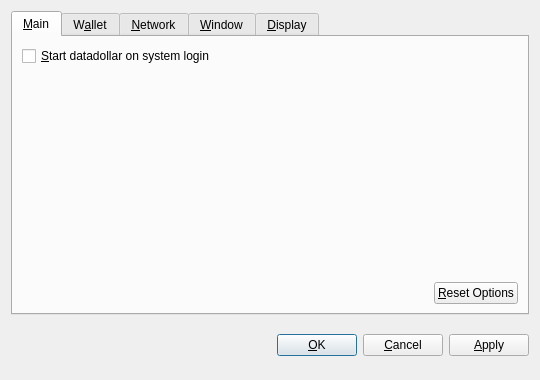
<?xml version="1.0" encoding="UTF-8"?>
<ui version="4.0">
 <class>OptionsDialog</class>
 <widget class="QDialog" name="OptionsDialog">
  <property name="geometry">
   <rect>
    <x>0</x>
    <y>0</y>
    <width>540</width>
    <height>380</height>
   </rect>
  </property>
  <property name="windowTitle">
   <string>Options</string>
  </property>
  <property name="modal">
   <bool>true</bool>
  </property>
  <layout class="QVBoxLayout" name="verticalLayout">
   <item>
    <widget class="QTabWidget" name="tabWidget">
     <property name="tabPosition">
      <enum>QTabWidget::North</enum>
     </property>
     <property name="currentIndex">
      <number>0</number>
     </property>
     <widget class="QWidget" name="tabMain">
      <attribute name="title">
       <string>&amp;Main</string>
      </attribute>
      <layout class="QVBoxLayout" name="verticalLayout_Main">
       <item>
        <widget class="QCheckBox" name="bitcoinAtStartup">
         <property name="toolTip">
          <string>Automatically start datadollar after logging in to the system.</string>
         </property>
         <property name="text">
          <string>&amp;Start datadollar on system login</string>
         </property>
        </widget>
       </item>
       <item>
        <spacer name="verticalSpacer_Main">
         <property name="orientation">
          <enum>Qt::Vertical</enum>
         </property>
         <property name="sizeHint" stdset="0">
          <size>
           <width>20</width>
           <height>40</height>
          </size>
         </property>
        </spacer>
       </item>
       <item>
        <layout class="QHBoxLayout" name="horizontalLayout_2_Main">
         <item>
          <spacer name="horizontalSpacer_2_Main">
           <property name="orientation">
            <enum>Qt::Horizontal</enum>
           </property>
           <property name="sizeHint" stdset="0">
            <size>
             <width>40</width>
             <height>20</height>
            </size>
           </property>
          </spacer>
         </item>
         <item>
          <widget class="QPushButton" name="resetButton">
           <property name="toolTip">
            <string>Reset all client options to default.</string>
           </property>
           <property name="text">
            <string>&amp;Reset Options</string>
           </property>
           <property name="autoDefault">
            <bool>false</bool>
           </property>
          </widget>
         </item>
        </layout>
       </item>
      </layout>
     </widget>
     <widget class="QWidget" name="tabWallet">
      <attribute name="title">
       <string>W&amp;allet</string>
      </attribute>
      <layout class="QVBoxLayout" name="verticalLayout_Network">
       <item>
        <widget class="QLabel" name="transactionFeeInfoLabel">
         <property name="text">
          <string>Optional transaction fee per kB that helps make sure your transactions are processed quickly. Most transactions are 1 kB.</string>
         </property>
         <property name="textFormat">
          <enum>Qt::PlainText</enum>
         </property>
         <property name="wordWrap">
          <bool>true</bool>
         </property>
        </widget>
       </item>
       <item>
        <layout class="QHBoxLayout" name="horizontalLayout_1_Main">
         <item>
          <widget class="QLabel" name="transactionFeeLabel">
           <property name="text">
            <string>Pay transaction &amp;fee</string>
           </property>
           <property name="textFormat">
            <enum>Qt::PlainText</enum>
           </property>
           <property name="buddy">
            <cstring>transactionFee</cstring>
           </property>
          </widget>
         </item>
         <item>
          <widget class="BitcoinAmountField" name="transactionFee"/>
         </item>
         <item>
          <spacer name="horizontalSpacer_1_Main">
           <property name="orientation">
            <enum>Qt::Horizontal</enum>
           </property>
           <property name="sizeHint" stdset="0">
            <size>
             <width>40</width>
             <height>20</height>
            </size>
           </property>
          </spacer>
         </item>
        </layout>
       </item>
       <item>
        <widget class="QLabel" name="label">
         <property name="text">
          <string>If you disable the spending of unconfirmed change, the change from a transaction cannot be used until that transaction has at least one confirmation. This also affects how your balance is computed.</string>
         </property>
         <property name="wordWrap">
          <bool>true</bool>
         </property>
        </widget>
       </item>
       <item>
        <widget class="QCheckBox" name="spendZeroConfChange">
         <property name="text">
          <string>Spend unconfirmed change  (experts only)</string>
         </property>
        </widget>
       </item>
       <item>
        <spacer name="verticalSpacer">
         <property name="orientation">
          <enum>Qt::Vertical</enum>
         </property>
         <property name="sizeHint" stdset="0">
          <size>
           <width>20</width>
           <height>40</height>
          </size>
         </property>
        </spacer>
       </item>
      </layout>
     </widget>
     <widget class="QWidget" name="tabNetwork">
      <attribute name="title">
       <string>&amp;Network</string>
      </attribute>
      <layout class="QVBoxLayout" name="verticalLayout_Network">
       <item>
        <widget class="QCheckBox" name="mapPortUpnp">
         <property name="toolTip">
          <string>Automatically open the datadollar client port on the router. This only works when your router supports UPnP and it is enabled.</string>
         </property>
         <property name="text">
          <string>Map port using &amp;UPnP</string>
         </property>
        </widget>
       </item>
       <item>
        <widget class="QCheckBox" name="connectSocks">
         <property name="toolTip">
          <string>Connect to the datadollar network through a SOCKS proxy (e.g. when connecting through Tor).</string>
         </property>
         <property name="text">
          <string>&amp;Connect through SOCKS proxy:</string>
         </property>
        </widget>
       </item>
       <item>
        <layout class="QHBoxLayout" name="horizontalLayout_Network">
         <item>
          <widget class="QLabel" name="proxyIpLabel">
           <property name="text">
            <string>Proxy &amp;IP:</string>
           </property>
           <property name="textFormat">
            <enum>Qt::PlainText</enum>
           </property>
           <property name="buddy">
            <cstring>proxyIp</cstring>
           </property>
          </widget>
         </item>
         <item>
          <widget class="QValidatedLineEdit" name="proxyIp">
           <property name="maximumSize">
            <size>
             <width>140</width>
             <height>16777215</height>
            </size>
           </property>
           <property name="toolTip">
            <string>IP address of the proxy (e.g. 127.0.0.1)</string>
           </property>
          </widget>
         </item>
         <item>
          <widget class="QLabel" name="proxyPortLabel">
           <property name="text">
            <string>&amp;Port:</string>
           </property>
           <property name="textFormat">
            <enum>Qt::PlainText</enum>
           </property>
           <property name="buddy">
            <cstring>proxyPort</cstring>
           </property>
          </widget>
         </item>
         <item>
          <widget class="QLineEdit" name="proxyPort">
           <property name="maximumSize">
            <size>
             <width>55</width>
             <height>16777215</height>
            </size>
           </property>
           <property name="toolTip">
            <string>Port of the proxy (e.g. 9050)</string>
           </property>
          </widget>
         </item>
         <item>
          <widget class="QLabel" name="socksVersionLabel">
           <property name="text">
            <string>SOCKS &amp;Version:</string>
           </property>
           <property name="textFormat">
            <enum>Qt::PlainText</enum>
           </property>
           <property name="buddy">
            <cstring>socksVersion</cstring>
           </property>
          </widget>
         </item>
         <item>
          <widget class="QValueComboBox" name="socksVersion">
           <property name="toolTip">
            <string>SOCKS version of the proxy (e.g. 5)</string>
           </property>
          </widget>
         </item>
         <item>
          <spacer name="horizontalSpacer_Network">
           <property name="orientation">
            <enum>Qt::Horizontal</enum>
           </property>
           <property name="sizeHint" stdset="0">
            <size>
             <width>40</width>
             <height>20</height>
            </size>
           </property>
          </spacer>
         </item>
        </layout>
       </item>
       <item>
        <spacer name="verticalSpacer_Network">
         <property name="orientation">
          <enum>Qt::Vertical</enum>
         </property>
         <property name="sizeHint" stdset="0">
          <size>
           <width>20</width>
           <height>40</height>
          </size>
         </property>
        </spacer>
       </item>
      </layout>
     </widget>
     <widget class="QWidget" name="tabWindow">
      <attribute name="title">
       <string>&amp;Window</string>
      </attribute>
      <layout class="QVBoxLayout" name="verticalLayout_Window">
       <item>
        <widget class="QCheckBox" name="minimizeToTray">
         <property name="toolTip">
          <string>Show only a tray icon after minimizing the window.</string>
         </property>
         <property name="text">
          <string>&amp;Minimize to the tray instead of the taskbar</string>
         </property>
        </widget>
       </item>
       <item>
        <widget class="QCheckBox" name="minimizeOnClose">
         <property name="toolTip">
          <string>Minimize instead of exit the application when the window is closed. When this option is enabled, the application will be closed only after selecting Quit in the menu.</string>
         </property>
         <property name="text">
          <string>M&amp;inimize on close</string>
         </property>
        </widget>
       </item>
       <item>
        <spacer name="verticalSpacer_Window">
         <property name="orientation">
          <enum>Qt::Vertical</enum>
         </property>
         <property name="sizeHint" stdset="0">
          <size>
           <width>20</width>
           <height>40</height>
          </size>
         </property>
        </spacer>
       </item>
      </layout>
     </widget>
     <widget class="QWidget" name="tabDisplay">
      <attribute name="title">
       <string>&amp;Display</string>
      </attribute>
      <layout class="QVBoxLayout" name="verticalLayout_Display">
       <item>
        <layout class="QHBoxLayout" name="horizontalLayout_1_Display">
         <item>
          <widget class="QLabel" name="langLabel">
           <property name="text">
            <string>User Interface &amp;language:</string>
           </property>
           <property name="textFormat">
            <enum>Qt::PlainText</enum>
           </property>
           <property name="buddy">
            <cstring>lang</cstring>
           </property>
          </widget>
         </item>
         <item>
          <widget class="QValueComboBox" name="lang">
           <property name="toolTip">
            <string>The user interface language can be set here. This setting will take effect after restarting datadollar.</string>
           </property>
          </widget>
         </item>
        </layout>
       </item>
       <item>
        <layout class="QHBoxLayout" name="horizontalLayout_2_Display">
         <item>
          <widget class="QLabel" name="unitLabel">
           <property name="text">
            <string>&amp;Unit to show amounts in:</string>
           </property>
           <property name="textFormat">
            <enum>Qt::PlainText</enum>
           </property>
           <property name="buddy">
            <cstring>unit</cstring>
           </property>
          </widget>
         </item>
         <item>
          <widget class="QValueComboBox" name="unit">
           <property name="toolTip">
            <string>Choose the default subdivision unit to show in the interface and when sending coins.</string>
           </property>
          </widget>
         </item>
        </layout>
       </item>
       <item>
        <widget class="QCheckBox" name="displayAddresses">
         <property name="toolTip">
          <string>Whether to show datadollar addresses in the transaction list or not.</string>
         </property>
         <property name="text">
          <string>&amp;Display addresses in transaction list</string>
         </property>
        </widget>
       </item>
       <item>
        <widget class="QCheckBox" name="coinControlFeatures">
         <property name="toolTip">
          <string>Whether to show coin control features or not.</string>
         </property>
         <property name="text">
          <string>Display coin &amp;control features (experts only!)</string>
         </property>
        </widget>
       </item>
       <item>
        <spacer name="verticalSpacer_Display">
         <property name="orientation">
          <enum>Qt::Vertical</enum>
         </property>
         <property name="sizeHint" stdset="0">
          <size>
           <width>20</width>
           <height>40</height>
          </size>
         </property>
        </spacer>
       </item>
      </layout>
     </widget>
    </widget>
   </item>
   <item>
    <layout class="QHBoxLayout" name="horizontalLayout_Buttons">
     <item>
      <spacer name="horizontalSpacer_1">
       <property name="orientation">
        <enum>Qt::Horizontal</enum>
       </property>
       <property name="sizeHint" stdset="0">
        <size>
         <width>40</width>
         <height>48</height>
        </size>
       </property>
      </spacer>
     </item>
     <item>
      <widget class="QLabel" name="statusLabel">
       <property name="font">
        <font>
         <weight>75</weight>
         <bold>true</bold>
        </font>
       </property>
       <property name="text">
        <string/>
       </property>
       <property name="textFormat">
        <enum>Qt::PlainText</enum>
       </property>
       <property name="wordWrap">
        <bool>true</bool>
       </property>
      </widget>
     </item>
     <item>
      <spacer name="horizontalSpacer_2">
       <property name="orientation">
        <enum>Qt::Horizontal</enum>
       </property>
       <property name="sizeHint" stdset="0">
        <size>
         <width>40</width>
         <height>48</height>
        </size>
       </property>
      </spacer>
     </item>
     <item>
      <widget class="QPushButton" name="okButton">
       <property name="text">
        <string>&amp;OK</string>
       </property>
      </widget>
     </item>
     <item>
      <widget class="QPushButton" name="cancelButton">
       <property name="text">
        <string>&amp;Cancel</string>
       </property>
       <property name="autoDefault">
        <bool>false</bool>
       </property>
      </widget>
     </item>
     <item>
      <widget class="QPushButton" name="applyButton">
       <property name="text">
        <string>&amp;Apply</string>
       </property>
       <property name="autoDefault">
        <bool>false</bool>
       </property>
      </widget>
     </item>
    </layout>
   </item>
  </layout>
 </widget>
 <customwidgets>
  <customwidget>
   <class>BitcoinAmountField</class>
   <extends>QSpinBox</extends>
   <header>bitcoinamountfield.h</header>
  </customwidget>
  <customwidget>
   <class>QValueComboBox</class>
   <extends>QComboBox</extends>
   <header>qvaluecombobox.h</header>
  </customwidget>
  <customwidget>
   <class>QValidatedLineEdit</class>
   <extends>QLineEdit</extends>
   <header>qvalidatedlineedit.h</header>
  </customwidget>
 </customwidgets>
 <resources/>
 <connections/>
</ui>
